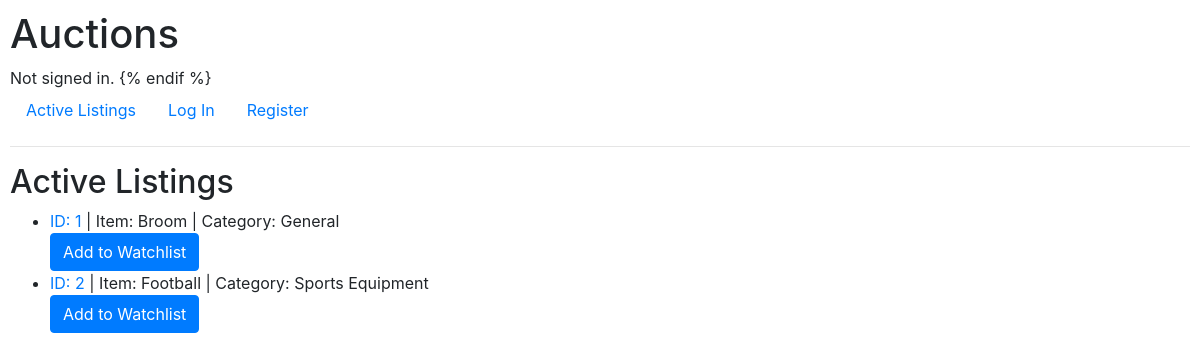
The page / on the database its author committed.
### auctions/models.py (models this page shows, shortened)
class Listing(models.Model):
    listing_id = models.BigAutoField(primary_key=True)
    auction_item = models.CharField(max_length=64)
    price = models.IntegerField()
    category = models.CharField(max_length=64, default="General")
    active_status = models.BooleanField(default=True)
    photo_url  = models.ImageField(upload_to="Product_Images", default="abcd.jpg")

### auctions/views.py (the view)
# urls.py: path("", views.index, name="index"),
def index(request):
    return render(request, "auctions/index.html", {
        "listings": Listing.objects.all()
    })

### auctions/templates/auctions/index.html (shortened to what this page needs)
{% extends "auctions/layout.html" %} {% block body %}
<h2>Active Listings</h2>
<ul>
  {% for listing in listings %}
  <li>
    <a href="{% url 'auction' listing.listing_id %}"
      >ID: {{ listing.listing_id }}</a
    >
    | Item: {{ listing.auction_item }} | Category: {{ listing.category }}
  </li>
  <form action="{% url 'add_watchlist' listing.listing_id %}" method="post">
    <button type="submit" class="btn btn-primary">Add to Watchlist</button>
  </form>
  {% empty %}
  <li>No active listings available.</li>
  {% endfor %}
</ul>
{% endblock %}

### auctions/static/auctions/styles.css (style rules this page uses)
body { padding: 10px; }

### rows shown on the page
Listing: listing_id "1", auction_item "Broom", category "General"
Listing: listing_id "2", auction_item "Football", category "Sports Equipment"
